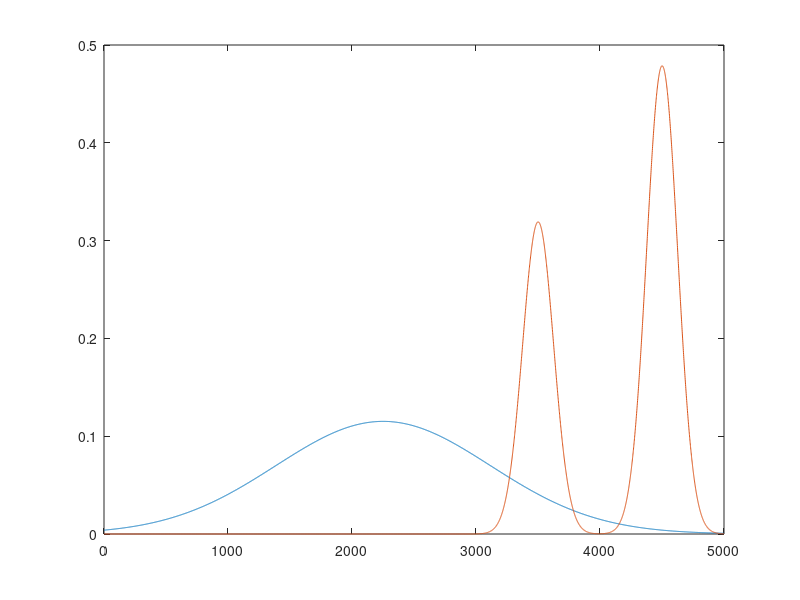

The MATLAB script that drew this image: (Note: this script raises an error after producing the figure.)
clear all; close all; clc

figure(1);

X = (-10:0.004:10-0.004)';

% H0...

y0 = normpdf(X,-1,sqrt(12)); plot(y0); hold on;

% H1...

y1 = 0.4 * normpdf(X,4,sqrt(0.25)) + 0.6 * normpdf(X,8,sqrt(0.25)); plot(y1);

% H0 and H1 realizations...

x0 = load('lab3_dataH0.txt'); x1 = load('lab3_dataH1.txt'); 

figure(2)

y0 = histogram(x0,100); y1 = histogram(x1,100);


% Find PD and PFA for H0 and H1...

N = size(x0,1);

t = 3.25; 
 
% Find PFA by deciding for H0 in X0

PFA = size( find(x0 > t),1) / N;

% Find PD by deciding for H1 in X1

PD = size( find(x1 > t),1) / N;


% We can use qfunc() to find analytical answers for PD and PFA for any
% threshold.

t = 3.25; 

% Count...

PFA = size( find(x0 > t),1) / N; 

PD = size( find(x1 > t),1) / N;

% Use Q function...

% FInd PFA0 by deciding for H0 wirh Q function...
 
PFA = qfunc( ( t - ( -1 ) ) / sqrt( 12 ) );

% Find PD1 by deciding for H1 with Q function...

PD = 0.4 * qfunc( ( t - 4 ) / sqrt( 0.25 ) ) + 0.6 * qfunc( ( t - 8 ) / sqrt( 0.25 ) ) ; 


% Compute PD and PFA for a range of thresholds...

t = (2:0.25:8.5)';

%t = (0:10/N:10-10/N)';

for i = 1:size(t,1)
    
    PFA(i) = size( find(x0 > t( i ) ),1) / N;

    PD(i) = size( find(x1 > t( i ) ),1) / N; 

end
PFA = PFA'; PD = PD';

figure(3);

ROC1 = [PFA PD]; 

plot( ROC1(:,1), ROC1(:,2), 'k');

% Build NP detector...

for i = 1:N    
    X11(i) = 386 *x1(i) - 47 * x1(i)^2;
end
X11 = X11';

for i = 1:N    
    X01(i) = 386 *x0(i) - 47 * x0(i)^2;   
end
X01 = X01';

t = 24*log( (5/2) * sqrt(pi / 2) * (1 / sqrt(24*pi)) * 3.25) + 767;

PFA1 =  size(find(X01 > t),1) / N; PD1 =  size(find(X11 > t),1) / N;

for i = 1:N    
    X12(i) = 770 * x1(i) - 47 * x1(i)^2;
end
X12 = X12';

for i = 1:N    
    X02(i) = 770 * x0(i) - 47 * x0(i)^2;   
end
X02 = X02';

t = 24*log( (5/3) * sqrt(pi / 2) * (1 / sqrt(24*pi)) * 3.25) + 3071;

PFA2 =  size(find(X02 > t),1) / N; PD2  =  size(find(X12 > t),1) / N;

PD = PD1 + PD2; PFA = PFA1 + PFA2;


% Find new threshold values...

T = (0.005:10/N:10.005 -10/N)';

t = (2:0.25:8.5)';

for i = 1:N    
    T1(i) = 24*log( (5/2) * sqrt(pi / 2) * (1 / sqrt(24*pi)) * T(i) ) + 767;
    T2(i) = 24*log( (5/3) * sqrt(pi / 2) * (1 / sqrt(24*pi)) * T(i) ) + 3071;     
end
T1 = T1';T2 = T2';


% Find PFA and PD for a range of new thresholds...

for i = 1:size(T,1)

    % Find PD by deciding for H1 with x1 > t...

    PD1(i) = size( find( X11 > T1(i) ), 1) / N;
    PD2(i) = size( find( X12 > T2(i) ), 1) / N;

    % Find PFA by deciding for H0 with x0 > t...

    PFA1(i) = size( find( X01 > T1(i) ), 1) / N;
    PFA2(i) = size( find( X02 > T2(i) ), 1) / N;

end
PD  = PD1 + PD2; PFA = PFA1 + PFA2;
PD = PD'; PFA = PFA';

ROC2 = [PFA PD]; 

figure(4); plot(ROC2(:,1),ROC2(:,2),'k');

